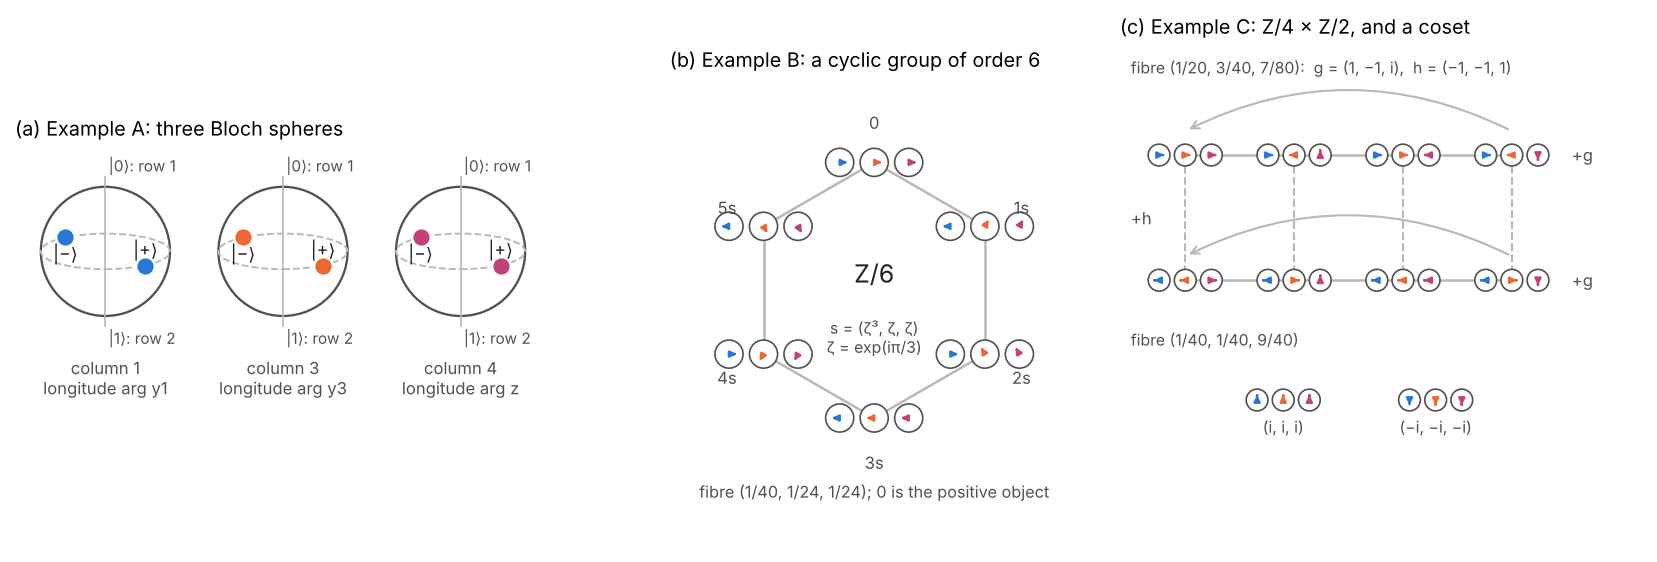

This chart was generated by the following Python code:
"""Figure for prop:bloch of the companion note (module pce/blochtoric.py).
  fig_bloch.pdf  (a) example A as three Bloch spheres (columns 1, 3, 4 of the 2 x 4 table): latitude = P(row 2 | column) = 1/2, longitude =
                 holonomy, so the eight objects are the sigma_x product basis; (b) B's six holonomies as the cyclic group Z/6; (c) C's eight
                 holonomies over the leximin fibre as Z/4 x Z/2, and the Z/2-coset over the second fibre. Dials as in fig:tfobjects."""
import os, sys
import numpy as np
import matplotlib; matplotlib.use("Agg")
import matplotlib.pyplot as plt
from matplotlib.patches import Ellipse, Circle, FancyArrowPatch
HERE = os.path.dirname(os.path.abspath(__file__)); sys.path.insert(0, os.path.join(HERE, "..", "engine"))
from pce import blochtoric as B
from pce import cpl24 as C
BLUE, ORANGE, ROSE, INK, INK2, GREY = "#2a78d6", "#eb6834", "#c2417a", "#22211f", "#52514e", "#b8b8b4"
DC = [BLUE, ORANGE, ROSE]
plt.rcParams.update({"font.size": 9.5})
fig = plt.figure(figsize=(14, 5.0)); gs = fig.add_gridspec(1, 3, width_ratios=[1.35, 0.9, 1.15], wspace=0.08)

# (a) three Bloch spheres
a = fig.add_subplot(gs[0]); a.set_axis_off(); a.set_aspect("equal"); a.set_xlim(-1.4, 8.1); a.set_ylim(-3.0, 1.6)
for k, (lab, hol) in enumerate((("column 1\nlongitude arg y1", "y1"), ("column 3\nlongitude arg y3", "y3"), ("column 4\nlongitude arg z", "z"))):
    ox = 2.75 * k
    a.add_patch(Circle((ox, 0), 1, fill=False, ec=INK2, lw=1.1)); a.add_patch(Ellipse((ox, 0), 2, 0.55, fill=False, ec=GREY, lw=0.9, ls="--"))
    a.plot([ox, ox], [-1.15, 1.15], color=GREY, lw=0.8); a.text(ox + 0.05, 1.18, "|0⟩: row 1", fontsize=7.4, color=INK2, va="bottom")
    a.text(ox + 0.05, -1.2, "|1⟩: row 2", fontsize=7.4, color=INK2, va="top")
    for sgn, nm in ((1, "+"), (-1, "−")):
        a.plot(ox + 0.62 * sgn, -0.22 * sgn, "o", ms=9, color=DC[k], mec="white", mew=1.2, zorder=3)
        a.text(ox + 0.62 * sgn, -0.22 * sgn + (0.24 if sgn > 0 else -0.26), f"|{nm}⟩", ha="center", fontsize=8.5, color=INK, va="center")
    a.text(ox, -1.65, lab, ha="center", va="top", fontsize=8, color=INK2)
a.set_title("(a) Example A: three Bloch spheres", fontsize=9.5, loc="left")

def dials(ax, x, y, th, r=0.11, gap=0.27):
    for j in range(3):
        cx = x + (j - 1) * gap; ax.add_patch(Circle((cx, y), r, fill=True, fc="white", ec=INK2, lw=0.8, zorder=3))
        ax.add_patch(FancyArrowPatch((cx, y), (cx + 0.85 * r * np.cos(th[j] * np.pi), y + 0.85 * r * np.sin(th[j] * np.pi)), arrowstyle="-|>", mutation_scale=6,
                                     color=DC[j], lw=1.2, zorder=4))

# (b) B: Z/6
b = fig.add_subplot(gs[1]); b.set_axis_off(); b.set_aspect("equal"); b.set_xlim(-1.6, 1.6); b.set_ylim(-1.75, 1.65)
gen = np.array([1, 1 / 3, 1 / 3]); pos = [(np.cos(np.pi / 2 - k * np.pi / 3), np.sin(np.pi / 2 - k * np.pi / 3)) for k in range(6)]
for k in range(6):
    (x1, y1), (x2, y2) = pos[k], pos[(k + 1) % 6]; b.plot([x1, x2], [y1, y2], color=GREY, lw=1.2, zorder=1)
for k in range(6):
    th = (k * gen) % 2; dials(b, *pos[k], th)
    b.text(pos[k][0] * 1.33, pos[k][1] * 1.33 - 0.02, "0" if k == 0 else f"{k}s", ha="center", va="center", fontsize=8, color=INK2)
b.text(0, 0.06, "Z/6", ha="center", fontsize=12, color=INK); b.text(0, -0.22, "s = (ζ³, ζ, ζ)\nζ = exp(iπ/3)", ha="center", va="top", fontsize=7.6, color=INK2)
b.text(0, -1.5, "fibre (1/40, 1/24, 1/24); 0 is the positive object", ha="center", va="top", fontsize=7.8, color=INK2)
b.set_title("(b) Example B: a cyclic group of order 6", fontsize=9.5, loc="left")

# (c) C: Z/4 x Z/2 and the coset
c = fig.add_subplot(gs[2]); c.set_axis_off(); c.set_aspect("equal"); c.set_xlim(-0.6, 4.2); c.set_ylim(-2.6, 2.0)
g4 = np.array([0, 1, 0.5]); h2 = np.array([1, 1, 0])
for j in range(2):
    yy = 1.0 - 1.15 * j
    for k in range(4):
        c.plot([k * 1.0, (k + 1) * 1.0 if k < 3 else 0], [yy, yy] if k < 3 else [yy, yy], color=GREY, lw=1.2, zorder=1) if k < 3 else None
        if j == 0: c.plot([k * 1.0, k * 1.0], [1.0, -0.15], color=GREY, lw=1.0, ls="--", zorder=1)
        dials(c, k * 1.0, yy, (k * g4 + j * h2) % 2, r=0.1, gap=0.24)
    c.annotate("", xy=(0, yy + 0.22), xytext=(3, yy + 0.22), arrowprops=dict(arrowstyle="->", color=GREY, connectionstyle="arc3,rad=0.25", lw=1))
c.text(3.55, 1.0, "+g", fontsize=8, color=INK2, va="center"); c.text(3.55, -0.15, "+g", fontsize=8, color=INK2, va="center"); c.text(-0.5, 0.42, "+h", fontsize=8, color=INK2, va="center")
c.text(-0.5, 1.75, "fibre (1/20, 3/40, 7/80):  g = (1, −1, i),  h = (−1, −1, 1)", fontsize=7.6, color=INK2)
c.text(-0.5, -0.75, "fibre (1/40, 1/40, 9/40)", fontsize=7.6, color=INK2)
for k, th in enumerate(((0.5, 0.5, 0.5), (1.5, 1.5, 1.5))):
    dials(c, 0.9 + 1.4 * k, -1.25, np.array(th), r=0.1, gap=0.24)
c.text(0.9, -1.55, "(i, i, i)", ha="center", fontsize=7.6, color=INK2); c.text(2.3, -1.55, "(−i, −i, −i)", ha="center", fontsize=7.6, color=INK2)
c.set_title("(c) Example C: Z/4 × Z/2, and a coset", fontsize=9.5, loc="left")
fig.savefig(os.path.join(HERE, "fig_bloch.pdf"), bbox_inches="tight"); fig.savefig(os.path.join(HERE, "fig_bloch.png"), dpi=150, bbox_inches="tight")
